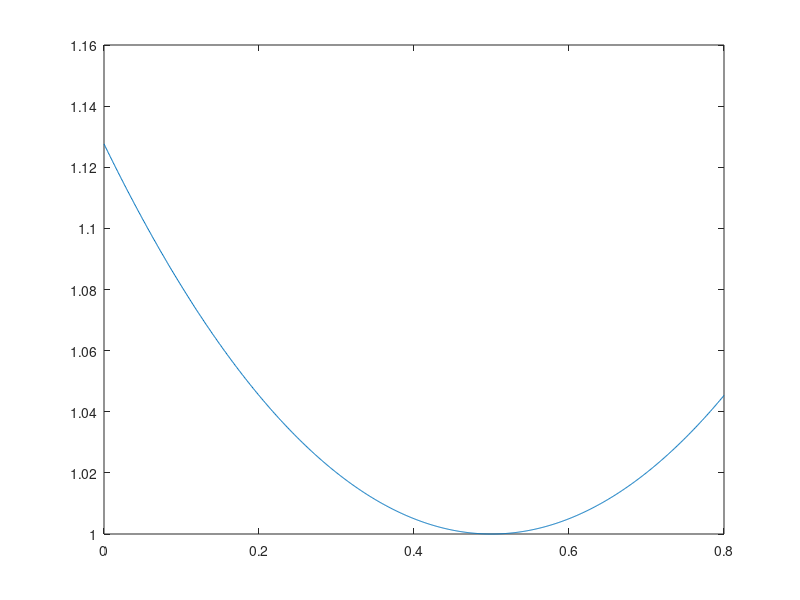

Recreate this plot in MATLAB. (Note: this script raises an error after producing the figure.)
% Esercizio 1

Iex = pi*((sinh(1)+sinh(0.6))/4+0.4);

%% 1
a = 0;
b = 0.8;


f= @(x) cosh(x-0.5);
func = @(x) pi.*f(x).^2;
xx = linspace(0,0.8,1001);
plot(xx,f(xx))

%% 2
I_pm = [];
for N = 1:20
    I_pm = [I_pm;pmedcomp(a,b,N,func)];
end

%% 3
I_T = [];
for N = 1:20
    I_T = [I_T;trapcomp(a,b,N,func)];
end

%% 4 
I_S = [];
for N = 1:20
    I_S = [I_S;simpcomp(a,b,N,func)];
end
%% 5

plot(I_pm);
hold on
plot(I_T);
hold on
plot(I_S);

%% 6 

EN_pm = abs(Iex-I_pm)
EN_T = abs(Iex - I_T)
EN_S = abs(Iex-I_S)
N = 1:20;
H = (b-a)./N;
figure();
loglog(H,EN_pm);
hold on
loglog(H,EN_T);
hold on
loglog(H,EN_S);
hold on
loglog(H,H.^4)
